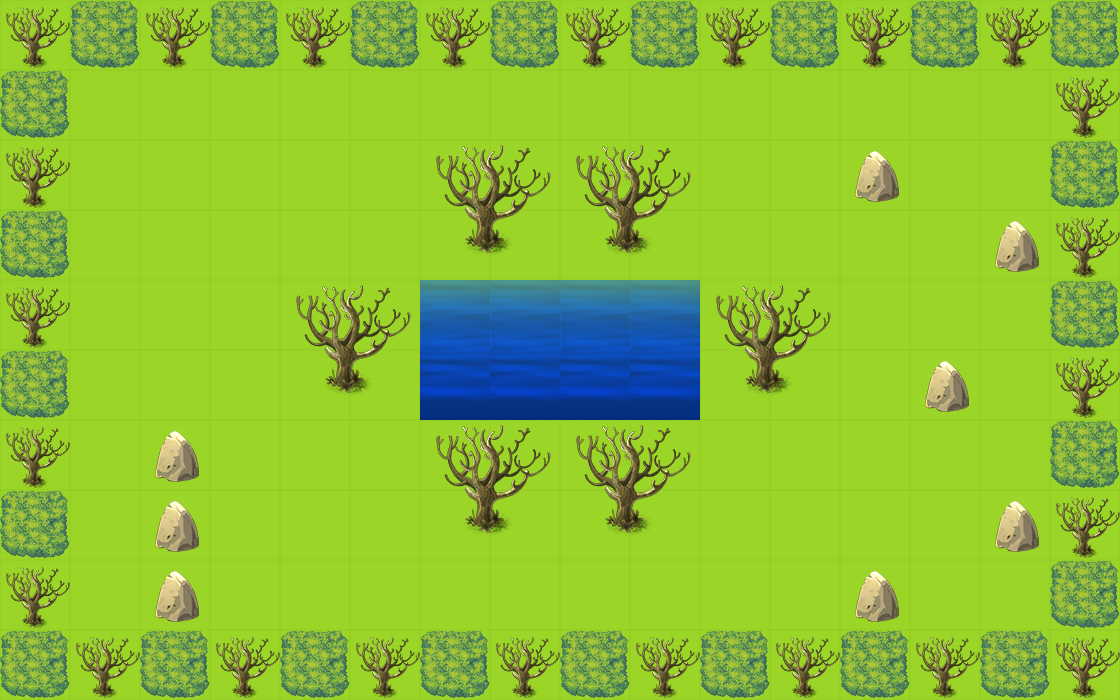

Below is a game level as drawn by its tile map, then a one-line description and the .tmx that defines it (tile-layer data replaced by summaries):
An orthogonal 16x10 tile map with 70x70 px tiles, 2 tile layers (bgLayer, walkLayer) and 10 objects (2x monster_0, player, key, exit, box_1, ...).

<map version="1.0" orientation="orthogonal" renderorder="right-down" width="16" height="10" tilewidth="70" tileheight="70" nextobjectid="22">
 <tileset firstgid="1" name="333" tilewidth="70" tileheight="70" tilecount="100">
  <image source="333.png" width="700" height="700" />
 </tileset>
 <layer name="bgLayer" width="16" height="10">
  <data>[160 cells, 160 non-empty, 1 distinct tile ids]</data>
 </layer>
 <layer name="walkLayer" width="16" height="10">
  <data>[160 cells, 88 non-empty, 9 distinct tile ids]</data>
 </layer>
 <objectgroup name="object0">
  <object id="1" name="player" x="980" y="70" width="70" height="70">
   <properties>
    <property name="hp" value="600" />
   </properties>
  </object>
 </objectgroup>
 <objectgroup name="object1">
  <object id="3" name="key" x="700" y="70" width="70" height="70" />
  <object id="4" name="exit" x="560" y="560" width="70" height="70" />
 </objectgroup>
 <objectgroup name="object2">
  <object id="5" name="box_1" x="980" y="560" width="70" height="70" />
  <object id="8" name="box_2" x="70" y="280" width="70" height="70" />
  <object id="9" name="box_3" x="70" y="560" width="70" height="70" />
 </objectgroup>
 <objectgroup name="object4">
  <object id="20" name="monster_0" x="840" y="70" width="70" height="70">
   <properties>
    <property name="dirX" value="1" />
    <property name="dirY" value="0" />
    <property name="path" value="monster_0.png" />
    <property name="reverse" value="-1" />
    <property name="speed" value="100" />
   </properties>
  </object>
  <object id="21" name="monster_0" x="210" y="210" width="70" height="70">
   <properties>
    <property name="dirX" value="0" />
    <property name="dirY" value="1" />
    <property name="path" value="monster_1.png" />
    <property name="reverse" value="-2" />
    <property name="speed" value="100" />
   </properties>
  </object>
 </objectgroup>
 <objectgroup name="object3">
  <object id="18" name="trap_2" x="770" y="560" width="70" height="70" />
  <object id="19" name="trap_1" x="280" y="490" width="70" height="70" />
 </objectgroup>
</map>
